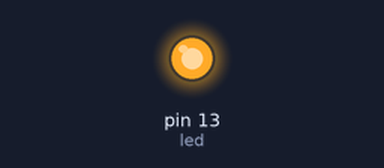
Bench run of a sketch on a simulated Arduino Uno, built with avr-gcc and run on an emulated ATmega328P. Parts: output pins drawn as LEDs (lit = HIGH).

Above: at 0.1 s.
At 17.45 s:
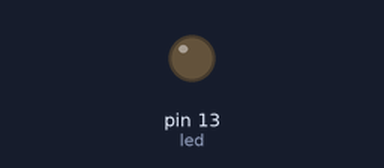
Timing chart, 0 to 19.0 s (numbered marks = the images above):
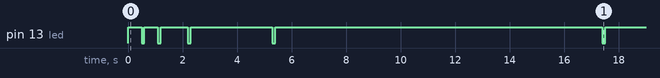

The sketch:

01_LED_DelayBed.ino
```cpp
int led = 13;  //initializing to the onboard LED


void setup() {
  // put your setup code here, to run once:

  pinMode(led, OUTPUT); //Set the mode for variable led as OUTPUT

}

void loop() {
  // put your main code here, to run repeatedly:
  int lDelay = 500;   //Delay parameter for LED (On state)
  int oDelay = 100;   //Delay parameter for LED (Off state)

  int i;
  for(i=1; i<10;i++){

    digitalWrite(led, HIGH);  //Setting the LED to ON position
    delay(lDelay);            //Adding delay before going to next line
    digitalWrite(led, LOW);   //Setting the LED to OFF position
    delay(oDelay);            //Delay before going to next iteration
    lDelay = lDelay * i;      //Incrementation of delay based on the value of "i"

    }

}
```

Measured:
- by itself, pin 13 (led): LOW → HIGH at 0.00 s, → LOW 0.50 s later, → HIGH 0.10 s later, → LOW 0.50 s later, … (11 changes in this stretch)
